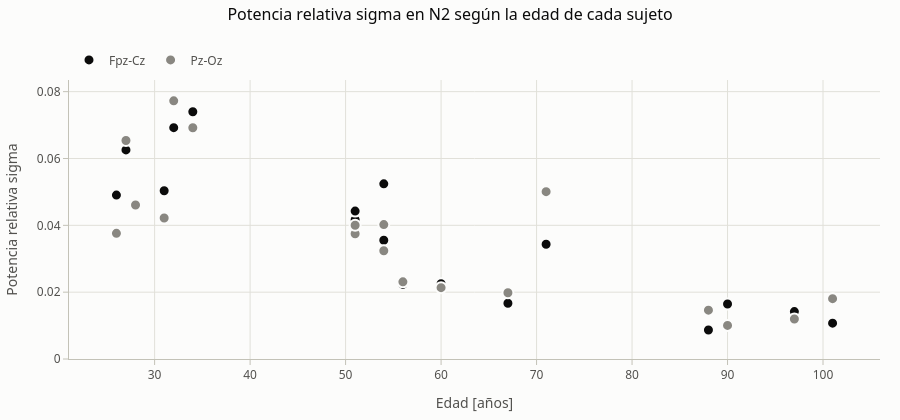

Notebook code cell kept with this figure:
### Markdown cell above
### Pregunta 2: ¿cómo difiere la potencia sigma en N2 entre personas de distintas edades?

Para cada sujeto y canal se promedia la potencia relativa sigma de sus épocas de N2 de las dos noches, sin artefactos. Cada punto es un sujeto en un canal. La relación con la edad se resume con la correlación de Spearman.

### Code cell
plots.sigma_vs_age(n2_subjects).show()
for channel, group in n2_subjects.groupby("channel"):
    print(f"Spearman edad ~ sigma en N2, {channel}: ρ = {group['age'].corr(group['sigma_rel'], method='spearman'):.2f} "
          f"(n = {len(group)} sujetos)")

### Figure 1 — Plotly figure (JSON) as saved in the notebook; plotly's stock layout.template omitted (floating-point values rounded to 4 significant figures)
{"data": [{"customdata": [10, 14, 5, 6, 16, 4, 20, 38, 24, 31, 22, 33, 40, 50, 65, 76, 73, 61], "hovertemplate": "Sujeto %{customdata}<br>%{x} años<br>%{y:.3f}<extra>Fpz-Cz</extra>", "marker": {"color": "#0b0b0b", "line": {"color": "#fcfcfb", "width": 2}, "size": 11}, "mode": "markers", "name": "Fpz-Cz", "type": "scatter", "x": [26, 27, 28, 31, 32, 34, 51, 51, 54, 54, 56, 60, 67, 71, 88, 90, 97, 101], "y": [0.04905, 0.06257, 0.04569, 0.05035, 0.06923, 0.07398, 0.04169, 0.04427, 0.05242, 0.03555, 0.02232, 0.02255, 0.01667, 0.03435, 0.008671, 0.01646, 0.01418, 0.01073]}, {"customdata": [10, 14, 5, 6, 16, 4, 20, 38, 24, 31, 22, 33, 40, 50, 65, 76, 73, 61], "hovertemplate": "Sujeto %{customdata}<br>%{x} años<br>%{y:.3f}<extra>Pz-Oz</extra>", "marker": {"color": "#898781", "line": {"color": "#fcfcfb", "width": 2}, "size": 11}, "mode": "markers", "name": "Pz-Oz", "type": "scatter", "x": [26, 27, 28, 31, 32, 34, 51, 51, 54, 54, 56, 60, 67, 71, 88, 90, 97, 101], "y": [0.03761, 0.06539, 0.04607, 0.04218, 0.07726, 0.0692, 0.0375, 0.04003, 0.03238, 0.04021, 0.02309, 0.02135, 0.01981, 0.05008, 0.01461, 0.01005, 0.01199, 0.01805]}], "layout": {"font": {"color": "#52514e", "family": "system-ui, -apple-system, \"Segoe UI\", sans-serif", "size": 12}, "height": 420, "hoverlabel": {"bgcolor": "white", "font": {"color": "#0b0b0b"}}, "legend": {"orientation": "h", "title": {"text": ""}, "x": 0, "xanchor": "left", "y": 1.02, "yanchor": "bottom"}, "margin": {"b": 50, "l": 60, "r": 20, "t": 80}, "paper_bgcolor": "#fcfcfb", "plot_bgcolor": "#fcfcfb", "title": {"font": {"color": "#0b0b0b", "size": 16}, "text": "Potencia relativa sigma en N2 según la edad de cada sujeto", "x": 0.5, "xanchor": "center", "y": 0.98, "yanchor": "top"}, "xaxis": {"gridcolor": "#e1e0d9", "linecolor": "#c3c2b7", "tickcolor": "#c3c2b7", "ticks": "outside", "title": {"text": "Edad [años]"}, "zeroline": false}, "yaxis": {"gridcolor": "#e1e0d9", "linecolor": "#c3c2b7", "rangemode": "tozero", "tickcolor": "#c3c2b7", "ticks": "outside", "title": {"text": "Potencia relativa sigma"}, "zeroline": false}}}
